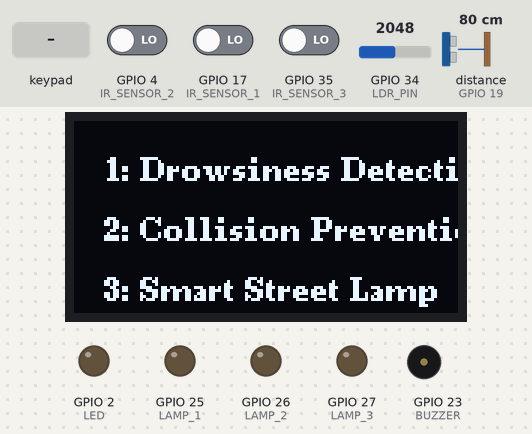
Recording of a sketch running on a simulated ESP32. Shown: 128×64 one-colour display, output pins drawn as LEDs (lit = HIGH), buzzer (waves = sounding, pin HIGH). The inputs (shaded band) are chosen by the test bench; at power-on: GPIO 4 (IR_SENSOR_2) LOW, GPIO 17 (IR_SENSOR_1) LOW, GPIO 34 (LDR_PIN) = 2048, GPIO 35 (IR_SENSOR_3) LOW, distance to the obstacle (sensor on GPIO 19) 80 cm. The echo pulse lasts 58.3 µs per cm; WiFi joins after 1.5 s; servers stay silent unless stated; EEPROM starts erased; pins used as bus, display or sensor lines are not drawn; what the sketch prints to the serial monitor is not drawn.

Above: at 3.0 s.
3.1 s: keypad keys 3 2 1 5 5 1 6 # pressed 0.4 s apart
At 3.7 s:
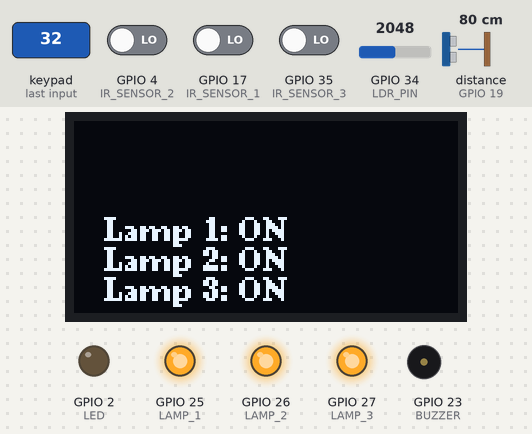
8.1 s: key '2' pressed
At 8.9 s:
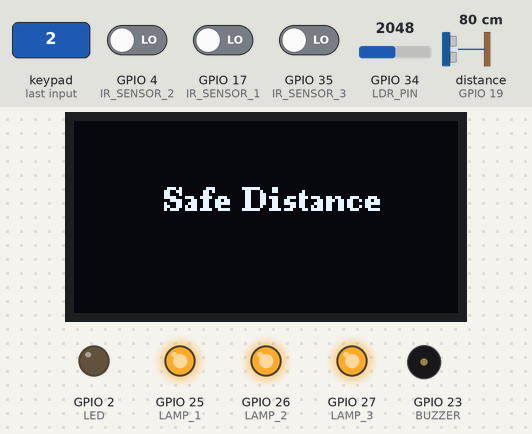
9.6 s: key '#' pressed
At 10.9 s:
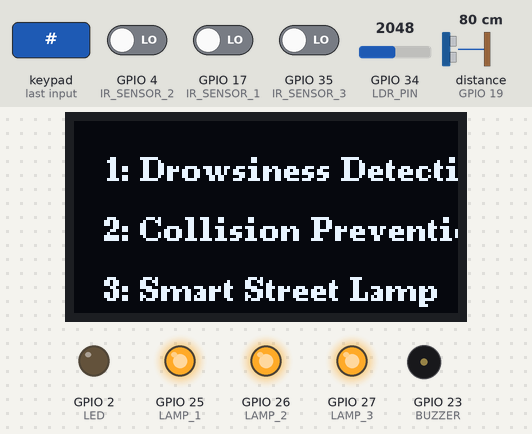
11.2 s: keypad keys 1 3 1 2 1 4 3 3 pressed 0.4 s apart
At 12.3 s:
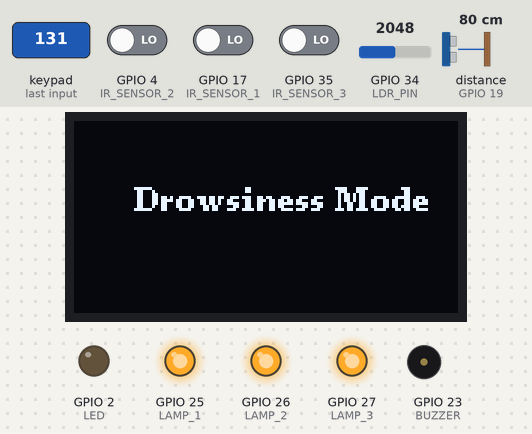
Timing chart, 0 to 14.2 s (numbered marks = the images above; inputs shaded):
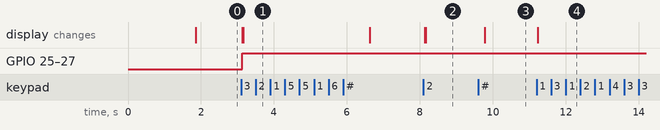

Measured:
- after the input at 3.1 s, GPIO 25 (LAMP_1), GPIO 26 (LAMP_2), GPIO 27 (LAMP_3): LOW → HIGH at once; the display: first changes at once (image 1 shows a later state)
- after the input at 8.1 s, the display: first changes at once (image 2 shows a later state)
- after the input at 9.6 s, the display: changes after 0.19 s (image 3)
- after the input at 11.2 s, the display: changes at once (image 4)

The sketch:

Final_Code.ino
```cpp
/*************************************************************

  This is a simple demo of sending and receiving some data.
  Be sure to check out other examples!
 *************************************************************/

/* Fill-in information from Blynk Device Info here */
#define BLYNK_TEMPLATE_ID "TMPL6pcmxCAh2"
#define BLYNK_TEMPLATE_NAME "Safe Route"
#define BLYNK_AUTH_TOKEN "mBFsTWkrdNe3hyMls_qIMQtOUMHzK3B4"
/* Comment this out to disable prints and save space */
#define BLYNK_PRINT Serial

#include <Wire.h>
#include <U8g2lib.h>
#include <Keypad.h>
#include <Preferences.h>
#include <WiFi.h>
#include <WiFiClient.h>
#include <BlynkSimpleEsp32.h>

// Your WiFi credentials.
// Set password to "" for open networks.
char ssid[] = "OPPO A96";
char pass[] = "b7wphxir";

BlynkTimer timer;

Preferences preferences;
U8G2_SH1106_128X64_NONAME_F_HW_I2C u8g2(U8G2_R0, /* reset=*/ U8X8_PIN_NONE);

// Pin Definitions
#define BUZZER 23
#define LED 2

#define TRIG_PIN 18
#define ECHO_PIN 19

#define LDR_PIN 34
#define IR_SENSOR_1 17
#define IR_SENSOR_2 4  // Changed from 39 to 4 (valid ESP32 pin)
#define IR_SENSOR_3 35
#define LAMP_1 25
#define LAMP_2 26
#define LAMP_3 27
#define DARK_THRESHOLD 300


const byte ROWS = 4;
const byte COLS = 4;
char keys[ROWS][COLS] = {
    {'1', '2', '3', 'A'},
    {'4', '5', '6', 'B'},
    {'7', '8', '9', 'C'},
    {'*', '0', '#', 'D'}
};
byte rowPins[ROWS] = {13, 12, 14, 33};
byte colPins[COLS] = {32, 15, 5, 16};  // Adjusted for proper keypad operation
Keypad keypad = Keypad(makeKeymap(keys), rowPins, colPins, ROWS, COLS);

int currentSystem = 0;  // To keep track of the current system

void setup() {
    Serial.begin(9600);
    Blynk.begin(BLYNK_AUTH_TOKEN, ssid, pass);
    pinMode(2, OUTPUT);

    pinMode(BUZZER, OUTPUT);
    pinMode(LED, OUTPUT);
    pinMode(TRIG_PIN, OUTPUT);
    pinMode(ECHO_PIN, INPUT_PULLDOWN);
    pinMode(LDR_PIN, INPUT);
    pinMode(IR_SENSOR_1, INPUT);
    pinMode(IR_SENSOR_2, INPUT);
    pinMode(IR_SENSOR_3, INPUT);
    pinMode(LAMP_1, OUTPUT);
    pinMode(LAMP_2, OUTPUT);
    pinMode(LAMP_3, OUTPUT);

    preferences.begin("mode", false);
    char mode = preferences.getChar("selected_mode", ' ');
    preferences.end();

    u8g2.begin();
    if (mode == 'A') {
        runCollisionPrevention();
    } else if (mode == 'B') {
        runDrowsinessDetection();
    } else if (mode == 'C') {
        runSmartStreetLamp();
    } else {
        displayMenu();
    }

    // Setup a function to be called every second
    timer.setInterval(1000L, myTimerEvent);
}

void loop() {
    Blynk.run();
    timer.run();

    char key = keypad.getKey();
    if (key) {
        preferences.begin("mode", false);
        if (key == '1') {
            preferences.putChar("selected_mode", 'B');
            preferences.end();
            runDrowsinessDetection();
        } else if (key == '2') {
            preferences.putChar("selected_mode", 'A');
            preferences.end();
            runCollisionPrevention();
        } else if (key == '3') {
            preferences.putChar("selected_mode", 'C');
            preferences.end();
            runSmartStreetLamp();
        }
    }
}

void displayMenu() {
    u8g2.clearBuffer();
    u8g2.setFont(u8g2_font_ncenB08_tr);
    u8g2.drawStr(10, 20, "1: Drowsiness Detection");
    u8g2.drawStr(10, 40, "2: Collision Prevention");
    u8g2.drawStr(10, 60, "3: Smart Street Lamp");
    u8g2.sendBuffer();
}

void runDrowsinessDetection() {
    u8g2.clearBuffer();
    u8g2.setFont(u8g2_font_ncenB08_tr);
    u8g2.drawStr(20, 30, "Drowsiness Mode");
    u8g2.sendBuffer();

    while (true) {
        if (Serial.available() > 0) {
            char input = Serial.read();
            u8g2.clearBuffer();
            if (input == '1') {
                digitalWrite(BUZZER, HIGH);
                digitalWrite(LED, HIGH);
                u8g2.drawStr(20, 30, "DROWSY!!");
                u8g2.drawStr(10, 20, "Please Wake Up!!");
            } else if (input == '0') {
                digitalWrite(BUZZER, LOW);
                digitalWrite(LED, LOW);
                u8g2.drawStr(30, 30, "Driver OK");
            }
            u8g2.sendBuffer();
        }
        if (keypad.getKey() == '#') {
            displayMenu();
            break;
        }
    }
}

void runCollisionPrevention() {
    u8g2.clearBuffer();
    u8g2.setFont(u8g2_font_ncenB08_tr);
    u8g2.drawStr(20, 30, "Collision Mode");
    u8g2.sendBuffer();

    while (true) {
        int distance = getDistance();
        Serial.print("Distance: ");
        Serial.println(distance);

        // Send distance to Blynk Virtual Pin V4
        Blynk.virtualWrite(V4, distance);

        if (distance != -1 && distance <= 10) {
            digitalWrite(BUZZER, HIGH);
            digitalWrite(LED, HIGH);
            u8g2.clearBuffer();
            u8g2.setFont(u8g2_font_ncenB14_tr);
            u8g2.drawStr(10, 30, "Obstacle!");
            u8g2.drawStr(10, 50, "STOP!");
            u8g2.sendBuffer();
            Serial.println("⚠️ Warning! Obstacle detected! ⚠️");
        } else {
            digitalWrite(BUZZER, LOW);
            digitalWrite(LED, LOW);
            u8g2.clearBuffer();
            u8g2.setFont(u8g2_font_ncenB08_tr);
            u8g2.drawStr(30, 30, "Safe Distance");
            u8g2.sendBuffer();
            Serial.println("✅ Safe Distance ✅");
        }

        if (keypad.getKey() == '#') {
            displayMenu();
            break;
        }
        delay(500);
    }
}

int getDistance() {
    long duration;
    int distance;
    digitalWrite(TRIG_PIN, LOW);
    delayMicroseconds(2);
    digitalWrite(TRIG_PIN, HIGH);
    delayMicroseconds(10);
    digitalWrite(TRIG_PIN, LOW);

    // Read echo response with a timeout (30ms)
    duration = pulseInLong(ECHO_PIN, HIGH, 30000);

    // Convert time to distance in cm
    distance = duration * 0.034 / 2;

    // Validate sensor range (2 cm - 400 cm)
    if (distance < 2 || distance > 400) {
        return -1;  // Return -1 if the distance is out of range
    }

    return distance;
}

void runSmartStreetLamp() {
    u8g2.clearBuffer();
    u8g2.setFont(u8g2_font_ncenB08_tr);
    u8g2.drawStr(20, 30, "Smart Street Lamp");
    u8g2.sendBuffer();

    while (true) {
        int darkLevel = analogRead(LDR_PIN);
        int motion1 = !digitalRead(IR_SENSOR_1);
        int motion2 = !digitalRead(IR_SENSOR_2);
        int motion3 = !digitalRead(IR_SENSOR_3);

        Serial.printf("Dark Level: %d | Motion: %d %d %d\n", darkLevel, motion1, motion2, motion3);

        // Send data to Blynk Virtual Pins
        Blynk.virtualWrite(V5, darkLevel);  // Dark Level to V5
        Blynk.virtualWrite(V6, motion1);    // Motion Sensor 1 to V6
        Blynk.virtualWrite(V7, motion2);    // Motion Sensor 2 to V7
        Blynk.virtualWrite(V8, motion3);    // Motion Sensor 3 to V8

        // Turn on lamps based on light and motion detection
        bool lamp1State = (darkLevel > DARK_THRESHOLD && motion1);
        bool lamp2State = (darkLevel > DARK_THRESHOLD && motion2);
        bool lamp3State = (darkLevel > DARK_THRESHOLD && motion3);

        digitalWrite(LAMP_1, lamp1State);
        digitalWrite(LAMP_2, lamp2State);
        digitalWrite(LAMP_3, lamp3State);

        // Update OLED display with lamp statuses
        u8g2.clearBuffer();
        u8g2.setFont(u8g2_font_ncenB08_tr);

        if (lamp1State) {
            u8g2.drawStr(10, 40, "Lamp 1: ON");
        } else {
            u8g2.drawStr(10, 40, "Lamp 1: OFF");
        }

        if (lamp2State) {
            u8g2.drawStr(10, 50, "Lamp 2: ON");
        } else {
            u8g2.drawStr(10, 50, "Lamp 2: OFF");
        }

        if (lamp3State) {
            u8g2.drawStr(10, 60, "Lamp 3: ON");
        } else {
            u8g2.drawStr(10, 60, "Lamp 3: OFF");
        }

        u8g2.sendBuffer();

        if (keypad.getKey() == '#') {
            displayMenu();
            break;
        }
        delay(100);
    }
}

void myTimerEvent() {
    // Send uptime to Virtual Pin V2
    Blynk.virtualWrite(V2, millis() / 1000);
}
// This function is called every time the Virtual Pin 0 state changes
BLYNK_WRITE(V0) {
  // Set incoming value from pin V0 to a variable
  int value = param.asInt();

  // Update state
  Blynk.virtualWrite(V1, value);
  digitalWrite(2, value ? HIGH : LOW);
}

// This function is called every time the device is connected to the Blynk.Cloud
BLYNK_CONNECTED() {
  // Change Web Link Button message to "Congratulations!"
  Blynk.setProperty(V3, "offImageUrl", "https://static-image.nyc3.cdn.digitaloceanspaces.com/general/fte/congratulations.png");
  Blynk.setProperty(V3, "onImageUrl", "https://static-image.nyc3.cdn.digitaloceanspaces.com/general/fte/congratulations_pressed.png");
  Blynk.setProperty(V3, "url", "https://docs.blynk.io/en/getting-started/what-do-i-need-to-blynk/how-quickstart-device-was-made");
}
```
